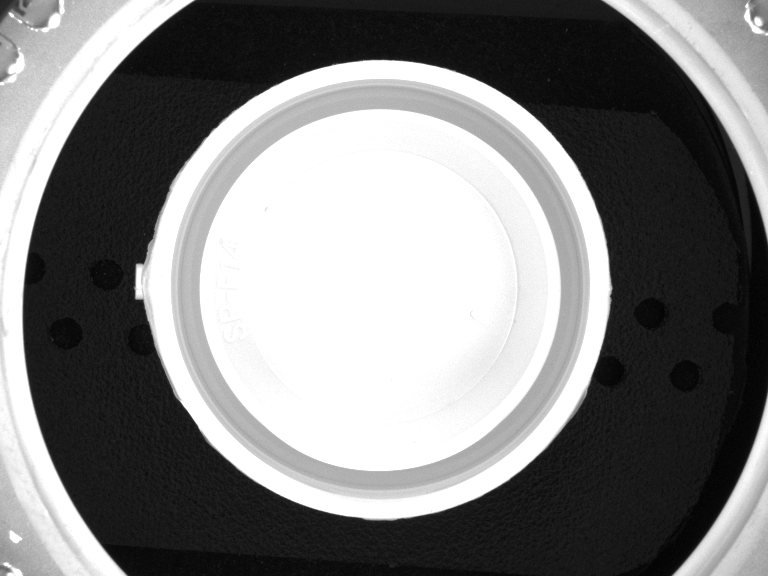
#> input picture custom_imgs/d_22_high_e.bmp, 768 x 576 px
$ python cap_preprocessing_perf.py custom_imgs/d_22_high_e.bmp
#> lines starting #> are read from the running program, lines starting #| are printed output that depends on the picture; after the words box and inside, x2 and y2 are one past the last pixel; in counts of white or black regions, pixels touching at a corner belong together
import cv2
import numpy as np
import sys
import timeit

WARP_COEF = 3.5

if(len(sys.argv) < 2):
    print(f"Usage: {sys.argv[0]} filename")
    sys.exit(2)

filename = sys.argv[1]

try:
    image = cv2.imread(filename, cv2.COLOR_BGR2GRAY)
#> image is the input picture: shape (576, 768); min 0, max 255, mean 129.2

    start_time = timeit.default_timer()
    # Binarization by thresholding the pixel intensity
    _, image_bin = cv2.threshold(image.astype(np.uint8), 20, 255, cv2.THRESH_BINARY)
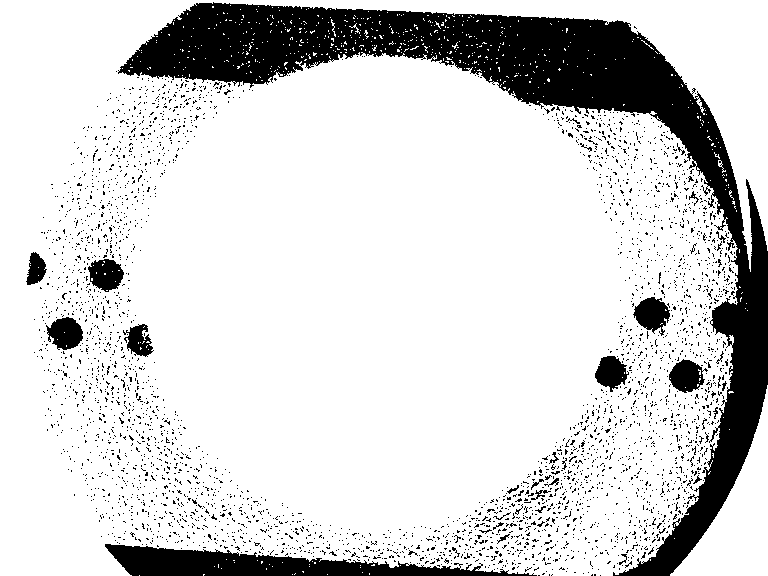
#> image_bin: shape (576, 768); 83.3% white; 3530 black regions (3497 under 20 px), largest, box (x1, y1, x2, y2) and area: (118, 2, 768, 576) 52008, (105, 544, 537, 576) 6780, (633, 297, 670, 336) 885

    ##############################################
    ## Step 1.1: outlining the cap mouth circle ##
    ##############################################

    # applying erosion on the binarized image, and then subtracting the result to the original binarized image
    edge_detected_image = image_bin - cv2.morphologyEx(image_bin, cv2.MORPH_ERODE, np.ones((3,3), np.uint8), iterations=1)
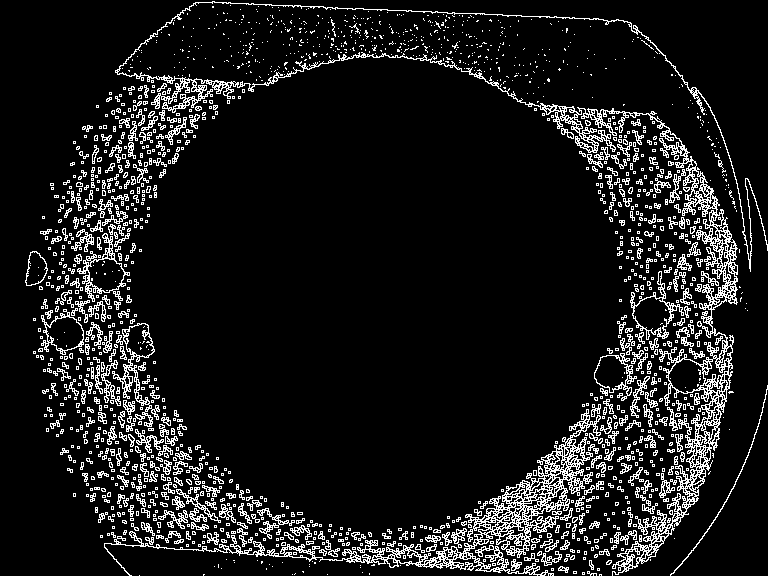
#> edge_detected_image: shape (576, 768); 10.3% white in thin lines or dots

    # finding the cap radius by search in the middle vertical line
    middle_line = edge_detected_image[:, int(edge_detected_image.shape[1]/2)]
#> middle_line = 576 values, max 255 at index 9, min 0 at index 0, mean 8.85
    non_zero_indices = np.nonzero(middle_line)[0]
#> non_zero_indices = 20 values from 9 to 563
    diameter = non_zero_indices[-1]-non_zero_indices[0]
#> diameter = 554
    radius = int(diameter/2)
#> radius = 277

    rows = image_bin.shape[0]
#> rows = 576
    found = False
    par2 = 20
    while not found and par2 > 5:
    # applying HoughCircles
        circles = cv2.HoughCircles(edge_detected_image,
                                cv2.HOUGH_GRADIENT, # Detection method unique that is implemented
                                1,
                                rows/4,
                                param1=500, # Theshold on the gradient
                                param2=par2,
                                minRadius=int(radius*0.9),
                                maxRadius=int(radius*1.1))  # Smaller find more false positives
        if circles is not None and len(circles) > 0:
            found = not found
        par2 -= 5
#> after the loop, par2 = 15

    if circles is not None:
        if len(circles[0]) > 1:
            print(f"Image {filename} has 2 or more circles")

        for circle in circles[0]:
            center = [circle[0], circle[1]]
            radius = circle[2]
#> this loop made 3 passes
#> (center, radius) on passes 1 to 3: ([365.5, 286.5], 272.6), ([516.5, 284.5], 270.4), ([428.5, 420.5], 280.3)
    else:
        raise ValueError(f"Image {filename}: no circles")

    radius_inside = int(np.ceil(radius))
#> radius_inside = 281
    center = (int(np.ceil(center[0])), int(np.ceil(center[1])))
#> center = (429, 421)

    ###############################################################
    ## Step 1.2.1: Finding the annular region containing the tab ##
    ###############################################################
    radius_outside = radius_inside + 15
#> radius_outside = 296

    ############################################################
    ## Step 1.2.2: Mask the cap to isolate the annular region ##
    ############################################################
    mask = np.zeros(image_bin.shape[:2], dtype=np.uint8)
    cv2.circle(mask, center, radius_outside, (255), thickness=-1)
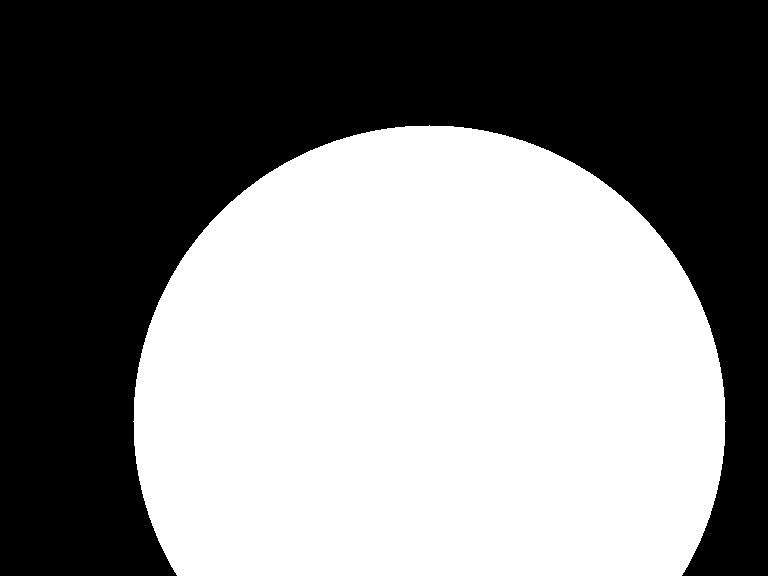
#> mask: shape (576, 768); 50.8% white; 1 black region, box (x1, y1, x2, y2) and area: (0, 0, 768, 576) 217657
    cv2.circle(mask, center, radius_inside, (0), thickness=-1)
#> mask: shape (576, 768); 4.2% white; 1 white region, box (x1, y1, x2, y2) and area: (133, 125, 726, 576) 18471
    circular_roi = cv2.bitwise_and(image_bin, image_bin, mask=mask)
#> circular_roi: shape (576, 768); 3.5% white; 13 white regions (9 under 20 px), largest, box (x1, y1, x2, y2) and area: (133, 125, 725, 550) 14980, (670, 539, 701, 576) 243, (708, 445, 712, 461) 35, (707, 460, 713, 471) 23
    kernel = cv2.getStructuringElement(cv2.MORPH_ELLIPSE, (5, 5))
    circular_roi_opened = cv2.morphologyEx(circular_roi, cv2.MORPH_OPEN, kernel, iterations=2)
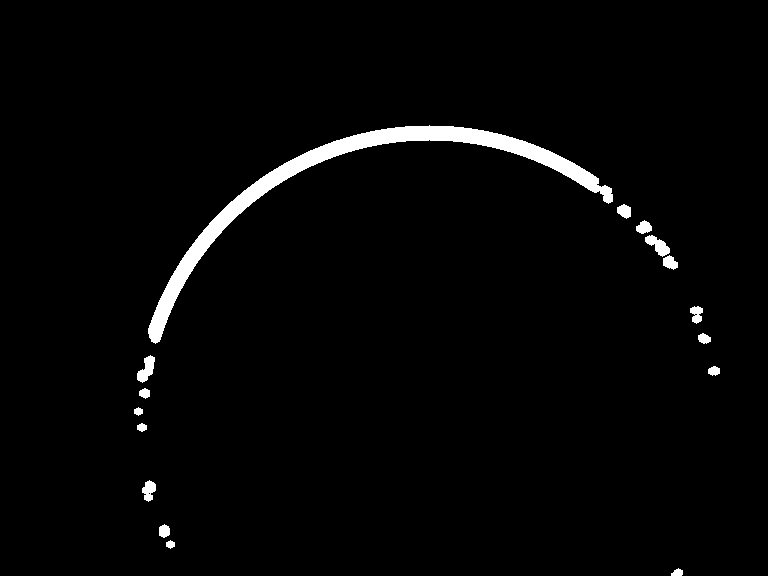
#> circular_roi_opened: shape (576, 768); 2.4% white; 16 white regions, largest, box (x1, y1, x2, y2) and area: (148, 125, 613, 344) 8428, (137, 355, 155, 383) 279, (645, 235, 670, 257) 274

    #################################
    ## Step 1.2.3: Finding the tab ##
    #################################
    _, _, stats, centroids = cv2.connectedComponentsWithStats(circular_roi_opened)
#> stats = 17 rows, first 6: [0, 0, 768, 576, 431924], [148, 125, 465, 219, 8428], [617, 204, 14, 15, 151], [636, 220, 16, 14, 152], [645, 235, 25, 22, 274], [663, 255, 15, 15, 152]; centroids = 17 rows, first 8: [383.8, 289.1], [354.5, 187.7], [624, 210.7], [643.6, 227.1], [657.7, 245], [669.7, 262.3], [696.2, 313.7], [703.8, 338.2]

    if len(centroids) > 2:
        print(f"{file}: Found {len(centroids) - 1} object in the anular region, they are too many")
#> (printed output is left out)
        WIDTH = 2
        HEIGHT = 3
        AREA = 4
        best_index = -1
        best_rect = 0
        # The residual object are the tab and some arc region that is too big to be removed with the opening
        # We can find the tab looking at the most rectangular object
        for j, stat in enumerate(stats[1:]): # Altrenativa a median: [x for x in stats[1:] if x[AREA] > 20]
            rect = stat[AREA] / (stat[WIDTH] * stat[HEIGHT])
            if rect > best_rect:
                best_rect = rect
                best_index = j+1 # we start from one to skip the background
#> this loop made 16 passes
#> (stat, rect, best_rect) on passes 1, 2, 7, 9, 14: ([148, 125, 465, 219, 8428], 0.0828, 0.0828), ([617, 204, 14, 15, 151], 0.719, 0.719), ([698, 333, 13, 11, 103], 0.72, 0.72), ([708, 366, 12, 10, 91], 0.758, 0.758), ([159, 524, 11, 14, 120], 0.779, 0.779)
#> (stat, rect) on passes 3, 4, 5, 6, 8, 10: ([636, 220, 16, 14, 152], 0.679), ([645, 235, 25, 22, 274], 0.498), ([663, 255, 15, 15, 152], 0.676), ([690, 306, 13, 18, 158], 0.675), ([137, 355, 18, 28, 279], 0.554), ([139, 388, 11, 11, 88], 0.727)
#> after the loop, best_index = 14; best_rect = 0.779
        centroids = [centroids[0], centroids[best_index]]
#> centroids = [[383.8, 289.1], [163.9, 530.7]]

    elif len(centroids) < 2:
        raise ValueError(f"Image {file}: tab not found!")

    # 0 is the background, 1 is the tab
    tab_center = np.int32(centroids[1])
#> tab_center = [163, 530]
    center = np.int32(np.around(center))
#> center = [429, 421]

    #########################################################
    ## Step 1.2.4: Finding the angle, and perform rotation ##
    #########################################################

    # m -> Slope of the straight line that connects the center of the tab with the center of the cap
    m = (center[1] - tab_center[1]) / (center[0] - tab_center[0]) * 1.0
#> m = -0.41

    # Find the angle between the green and the blue lines
    x = np.abs(tab_center[0]-center[0])
#> x = 266
    y = np.abs(tab_center[1]-center[1])
#> y = 109
    teta = np.arctan(x/y)
#> teta = 1.18

    # Form rad to deg
    rotation = (teta * 180 / np.pi)
#> rotation = 67.72

    # Looking at the slope we choose the direction of the rotation
    if m > 0 :
        rotation = rotation * -1

    # Looking at the tab position we choose if we have to overturn
    if tab_center[1] > center[1]:
        rotation += 180
#> rotation = 247.7

    image_center = tuple(np.array(image.shape[1::-1]) / 2)
#> image_center = (384, 288)
    rot_mat = cv2.getRotationMatrix2D(image_center, rotation, 1.0)
#> rot_mat = [[-0.379, -0.925, 796.1], [0.925, -0.379, 41.88]]

    image_with_vertical_tab = cv2.warpAffine(image, rot_mat, image.shape[1::-1], flags=cv2.INTER_LINEAR)
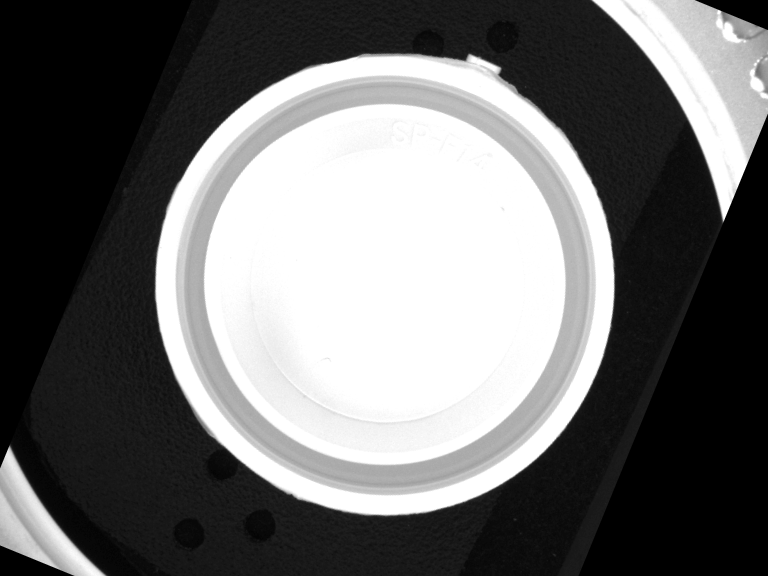
#> image_with_vertical_tab: shape (576, 768); min 0, max 255, mean 109.1

    #########################################################
    ## Step 1.2.5: Extracting Cartesian corner coordinates ##
    #########################################################
    top_height = int(center[1]) - int(radius*0.72)
#> top_height = 220
    bottom_height = int(center[1]) - int(radius*0.4)
#> bottom_height = 309
    left_width = int(center[0]) - int(radius*0.4)
#> left_width = 317
    right_width = int(center[0]) + int(radius*0.4)
#> right_width = 541

    top_left = (top_height, left_width)
#> top_left = (220, 317)
    bottom_left = (bottom_height, left_width)
#> bottom_left = (309, 317)
    top_right = (top_height, right_width)
#> top_right = (220, 541)
    bottom_right = (bottom_height, right_width)
#> bottom_right = (309, 541)

    corners_coords =  [top_left, top_right, bottom_right, bottom_left] # cartesian corner coords
#> corners_coords = [(220, 317), (220, 541), (309, 541), (309, 317)]

    ########################################
    ## Step 2: Producing a rectified crop ##
    ########################################

    flags = cv2.INTER_CUBIC | cv2.WARP_FILL_OUTLIERS | cv2.WARP_POLAR_LINEAR
    warp_radius = WARP_COEF*radius
#> warp_radius = 981
    polar_image = cv2.warpPolar(image_with_vertical_tab, image_with_vertical_tab.shape, np.asarray(center, dtype=np.float32), warp_radius, flags)
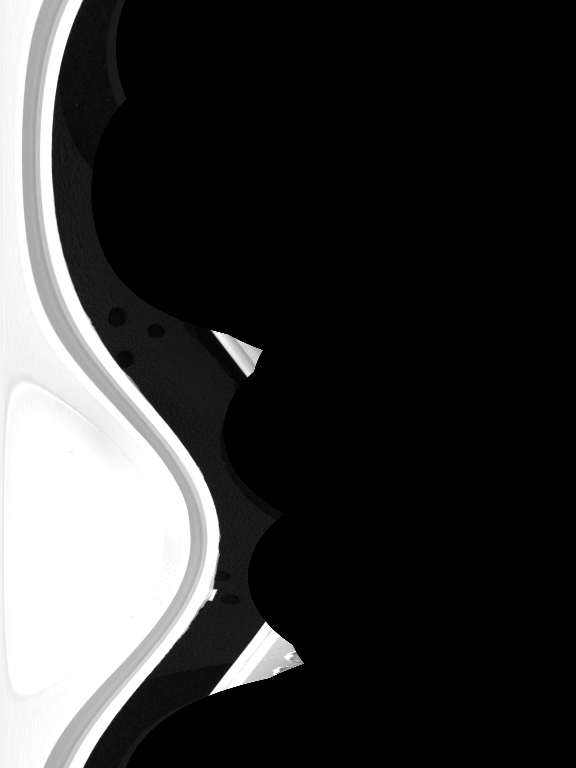
#> polar_image: shape (768, 576); min 0, max 255, mean 54.6

    ###################################################
    ## Step 2.1: Extracting Polar corner coordinates ##
    ###################################################

    warped_corners = [[],[]]

    for corner in corners_coords:
        x = corner[1]-center[0]
        y = corner[0]-center[1]
        corner_wrt_center = (x,y)

        angle = 2*np.pi - np.arccos(np.clip(np.dot(corner_wrt_center / np.linalg.norm(corner_wrt_center), (1, 0)), -1.0, 1.0))

        y_warped = (polar_image.shape[0] / (2 * np.pi)) * angle
        x_warped = ((polar_image.shape[1]*1.0) / warp_radius) * np.sqrt(x**2 + y**2)

        warped_corners[0].append(x_warped)
        warped_corners[1].append(y_warped)
#> this loop made 4 passes
#> (corner, x, y, angle, y_warped, x_warped) on passes 1 to 4: ((220, 317), -112, -201, 4.2, 513.9, 135.1), ((220, 541), 112, -201, 5.22, 638.1, 135.1), ((309, 541), 112, -112, 5.5, 672, 93), ((309, 317), -112, -112, 3.93, 480, 93)

    # Saving final rectified crop

    rectified_crop = cv2.rotate(polar_image[int(min(warped_corners[1])):int(max(warped_corners[1])),int(min(warped_corners[0])):int(max(warped_corners[0]))], cv2.ROTATE_90_COUNTERCLOCKWISE)
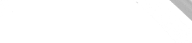
#> rectified_crop: shape (43, 192); min 176, max 255, mean 253
    name = "result_" + filename

    end_time = timeit.default_timer()
    print(f"Elapsed time: {end_time - start_time}")
    #cv2.imwrite(name, rectified_crop)

except Exception as e:
    print(f"An error occurred:\n\t{e}")
    sys.exit(2)
